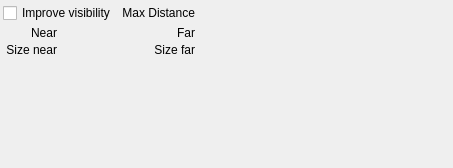
<?xml version="1.0" encoding="UTF-8"?>
<ui version="4.0">
 <class>ToolBarMarkerDisplayOptions</class>
 <widget class="QWidget" name="ToolBarMarkerDisplayOptions">
  <property name="geometry">
   <rect>
    <x>0</x>
    <y>0</y>
    <width>453</width>
    <height>168</height>
   </rect>
  </property>
  <property name="sizePolicy">
   <sizepolicy hsizetype="Minimum" vsizetype="Preferred">
    <horstretch>0</horstretch>
    <verstretch>0</verstretch>
   </sizepolicy>
  </property>
  <property name="windowTitle">
   <string>Form</string>
  </property>
  <layout class="QGridLayout" name="layoutGrid">
   <property name="leftMargin">
    <number>3</number>
   </property>
   <property name="topMargin">
    <number>3</number>
   </property>
   <property name="rightMargin">
    <number>3</number>
   </property>
   <property name="bottomMargin">
    <number>3</number>
   </property>
   <property name="horizontalSpacing">
    <number>6</number>
   </property>
   <property name="verticalSpacing">
    <number>3</number>
   </property>
   <item row="1" column="2">
    <widget class="QLabel" name="label_far">
     <property name="layoutDirection">
      <enum>Qt::LeftToRight</enum>
     </property>
     <property name="text">
      <string>Far</string>
     </property>
     <property name="alignment">
      <set>Qt::AlignRight|Qt::AlignTrailing|Qt::AlignVCenter</set>
     </property>
    </widget>
   </item>
   <item row="0" column="0" colspan="2">
    <widget class="QCheckBox" name="cb_visibility">
     <property name="layoutDirection">
      <enum>Qt::LeftToRight</enum>
     </property>
     <property name="text">
      <string>Improve visibility</string>
     </property>
     <property name="checkable">
      <bool>true</bool>
     </property>
    </widget>
   </item>
   <item row="0" column="3">
    <widget class="QDoubleEdit" name="lineEdit_maxDistance" native="true">
     <property name="toolTip">
      <string>Maximum distance for marker display.</string>
     </property>
     <property name="text" stdset="0">
      <string>250</string>
     </property>
    </widget>
   </item>
   <item row="0" column="4">
    <spacer name="horizontalSpacer">
     <property name="orientation">
      <enum>Qt::Horizontal</enum>
     </property>
     <property name="sizeHint" stdset="0">
      <size>
       <width>0</width>
       <height>0</height>
      </size>
     </property>
    </spacer>
   </item>
   <item row="1" column="3">
    <widget class="QDoubleEdit" name="lineEdit_far" native="true"/>
   </item>
   <item row="1" column="0">
    <widget class="QLabel" name="label_near">
     <property name="text">
      <string>Near</string>
     </property>
     <property name="alignment">
      <set>Qt::AlignRight|Qt::AlignTrailing|Qt::AlignVCenter</set>
     </property>
    </widget>
   </item>
   <item row="3" column="1">
    <spacer name="verticalSpacer">
     <property name="orientation">
      <enum>Qt::Vertical</enum>
     </property>
     <property name="sizeHint" stdset="0">
      <size>
       <width>0</width>
       <height>0</height>
      </size>
     </property>
    </spacer>
   </item>
   <item row="0" column="2">
    <widget class="QLabel" name="label_maxDistance">
     <property name="text">
      <string>Max Distance</string>
     </property>
     <property name="alignment">
      <set>Qt::AlignRight|Qt::AlignTrailing|Qt::AlignVCenter</set>
     </property>
    </widget>
   </item>
   <item row="1" column="1">
    <widget class="QDoubleEdit" name="lineEdit_near" native="true"/>
   </item>
   <item row="2" column="3">
    <widget class="QDoubleEdit" name="lineEdit_sizeFar" native="true"/>
   </item>
   <item row="2" column="2">
    <widget class="QLabel" name="label_scaleFar">
     <property name="text">
      <string>Size far</string>
     </property>
     <property name="alignment">
      <set>Qt::AlignRight|Qt::AlignTrailing|Qt::AlignVCenter</set>
     </property>
    </widget>
   </item>
   <item row="2" column="0">
    <widget class="QLabel" name="label_scaleNear">
     <property name="text">
      <string>Size near</string>
     </property>
     <property name="alignment">
      <set>Qt::AlignRight|Qt::AlignTrailing|Qt::AlignVCenter</set>
     </property>
    </widget>
   </item>
   <item row="2" column="1">
    <widget class="QDoubleEdit" name="lineEdit_sizeNear" native="true"/>
   </item>
  </layout>
 </widget>
 <customwidgets>
  <customwidget>
   <class>QDoubleEdit</class>
   <extends>QWidget</extends>
   <header>qdoubleedit.h</header>
  </customwidget>
 </customwidgets>
 <tabstops>
  <tabstop>cb_visibility</tabstop>
 </tabstops>
 <resources/>
 <connections/>
</ui>
